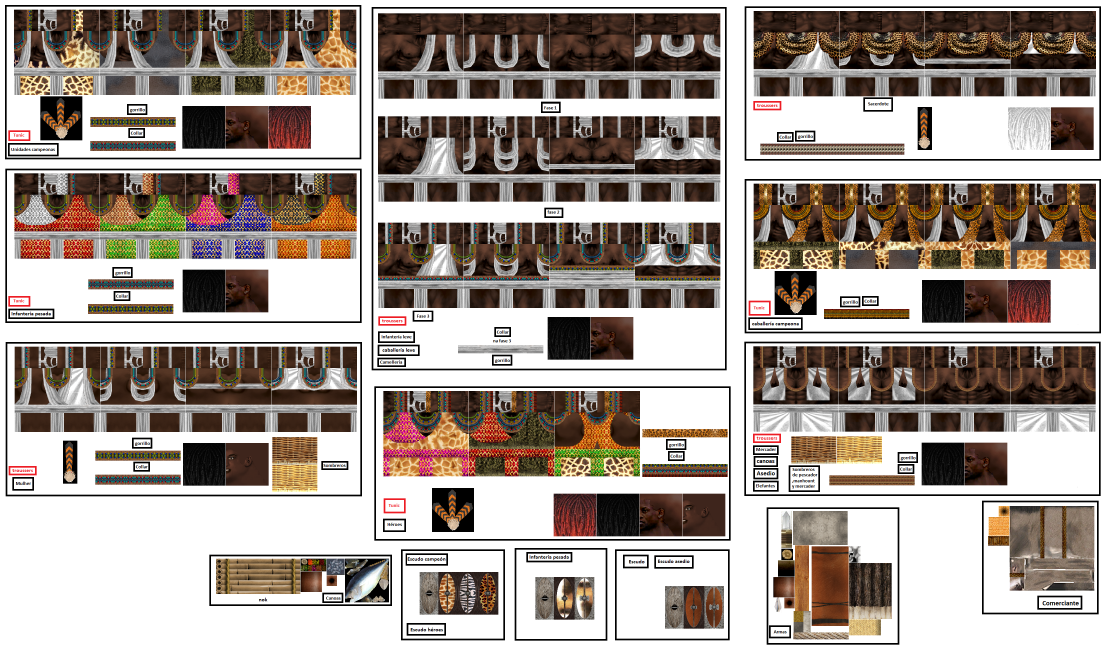
#> input picture tools/recorteimg/img.png, 3336 x 1944 px (shown at 1/3 size)
$ python cortar.py
#> lines starting #> are read from the running program, lines starting #| are printed output that depends on the picture; after the words box and inside, x2 and y2 are one past the last pixel; in counts of white or black regions, pixels touching at a corner belong together
import cv2
import numpy as np
from PIL import Image
import os
import math

# =====================================================
# CONFIGURAÇÃO
# =====================================================

TAMANHO = 256
TOLERANCIA = 25

PASTA_SCRIPT = os.path.dirname(
    os.path.abspath(__file__)
)

INPUT = os.path.join(
    PASTA_SCRIPT,
    "img.png"
)

OUTPUT = os.path.join(
    PASTA_SCRIPT,
    "saida"
)

os.makedirs(
    OUTPUT,
    exist_ok=True
)

# =====================================================
# ABRIR IMAGEM
# =====================================================

img = cv2.imread(INPUT)
#> img is the input picture: shape (1944, 3336, 3); mean B, G, R 147.7, 155, 165.4

if img is None:
    raise RuntimeError(
        f"Não foi possível abrir:\n{INPUT}"
    )

rgb = cv2.cvtColor(
    img,
    cv2.COLOR_BGR2RGB
)

gray = cv2.cvtColor(
    img,
    cv2.COLOR_BGR2GRAY
)

# =====================================================
# REMOVER FUNDO BRANCO
# =====================================================

mask = (
    gray < 245
).astype(np.uint8) * 255
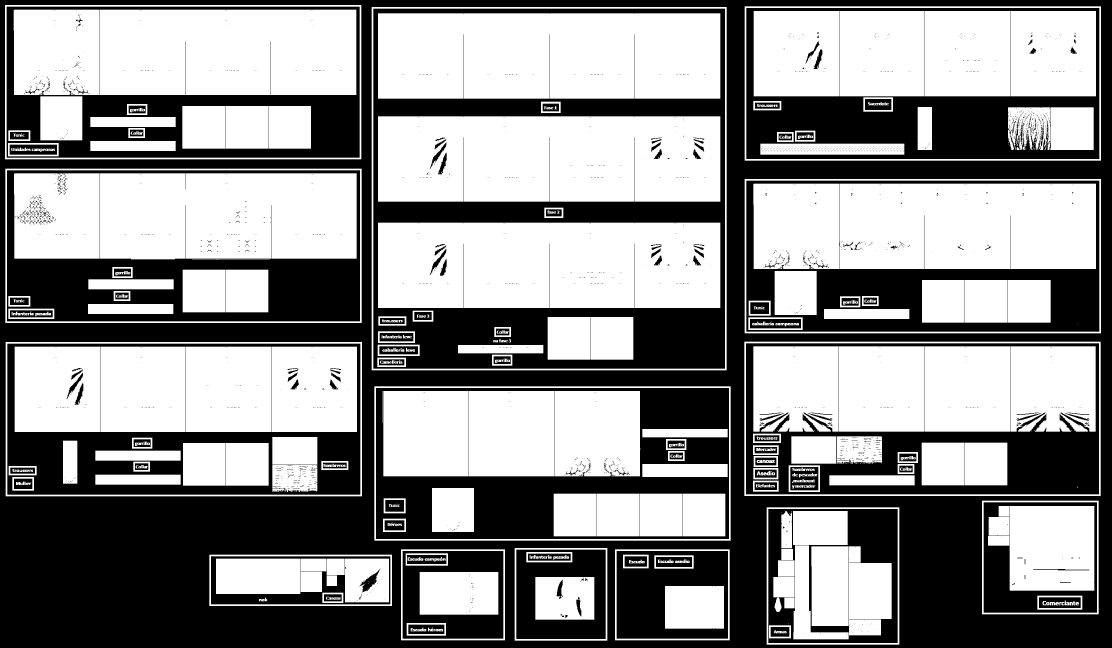
#> mask: shape (1944, 3336) (shown at 1/3 size); 55.4% white; 3034 black regions (2837 under 20 px), largest, box (x1, y1, x2, y2) and area: (0, 0, 3336, 1944) 1235615, (1120, 26, 2175, 1106) 290715, (1128, 1164, 2187, 1617) 175341

kernel = np.ones(
    (3,3),
    np.uint8
)

mask = cv2.morphologyEx(
    mask,
    cv2.MORPH_OPEN,
    kernel
)
#> mask: shape (1944, 3336); 55.2% white; 1753 black regions (1541 under 20 px), largest, box (x1, y1, x2, y2) and area: (0, 0, 3336, 1944) 1235615, (1120, 26, 2175, 1106) 290852, (1128, 1164, 2187, 1617) 176328

# =====================================================
# COMPONENTES CONECTADOS
# =====================================================

# remover linhas pretas finas
kernel = np.ones((5,5), np.uint8)

mask = cv2.morphologyEx(
    mask,
    cv2.MORPH_OPEN,
    kernel
)
#> mask: shape (1944, 3336); 54.8% white; 836 black regions (649 under 20 px), largest, box (x1, y1, x2, y2) and area: (0, 0, 3336, 1944) 1235615, (1120, 26, 2175, 1106) 292638, (1128, 1164, 2187, 1617) 176891

mask = cv2.erode(
    mask,
    np.ones((3,3), np.uint8),
    iterations=1
)
#> mask: shape (1944, 3336); 51.9% white; 544 black regions (162 under 20 px), largest, box (x1, y1, x2, y2) and area: (0, 0, 3336, 1944) 1269239, (1119, 25, 2176, 1107) 311730, (1127, 1163, 2188, 1618) 188696

####
num_labels, labels, stats, centroids = (
    cv2.connectedComponentsWithStats(
        mask,
        connectivity=8
    )
)
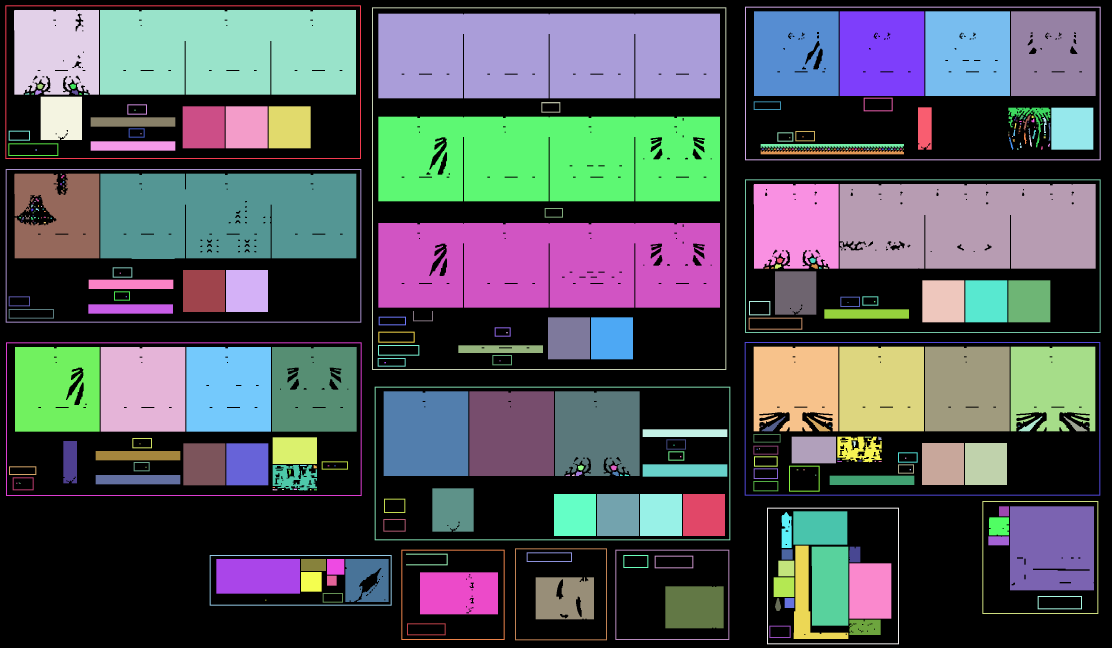
#> labels: shape (1944, 3336) int32 (shown at 1/3 size); 355 distinct labels, from 0 to 354; one colour per label, 0 black
#> num_labels = 355; stats = 355 rows, first 6: [0, 0, 3336, 1944, 3120661], [16, 16, 1067, 461, 9132], [2235, 20, 1067, 461, 9132], [1116, 22, 1063, 1088, 12870], [42, 30, 255, 254, 59763], [300, 30, 768, 254, 193416]; centroids = 355 pairs, first value 50 to 3260.5, second value 150 to 1895

objetos = []

for i in range(1, num_labels):

    x = stats[i, cv2.CC_STAT_LEFT]
    y = stats[i, cv2.CC_STAT_TOP]
    w = stats[i, cv2.CC_STAT_WIDTH]
    h = stats[i, cv2.CC_STAT_HEIGHT]
    area = stats[i, cv2.CC_STAT_AREA]

    if area < 2000:
        continue

    objetos.append(
        (x, y, w, h)
    )
#> this loop made 354 passes
#> after the loop, objetos = 98 items, first 6: (16, 16, 1067, 461), (2235, 20, 1067, 461), (1116, 22, 1063, 1088), (42, 30, 255, 254), (300, 30, 768, 254), (2262, 34, 254, 254)

# =====================================================
# ORDENAÇÃO
# =====================================================

objetos.sort(
    key=lambda o: (
        o[1] // 100,
        o[0]
    )
)

# Detecta componentes conectados
num_labels, labels, stats, centroids = (
    cv2.connectedComponentsWithStats(
        mask,
        connectivity=8
    )
)

objetos = []

for i in range(1, num_labels):

    x = stats[i, cv2.CC_STAT_LEFT]
    y = stats[i, cv2.CC_STAT_TOP]
    w = stats[i, cv2.CC_STAT_WIDTH]
    h = stats[i, cv2.CC_STAT_HEIGHT]
    area = stats[i, cv2.CC_STAT_AREA]

    # Ignorar textos e ruídos
    if area < 2000:
        continue

    objetos.append(
        (x, y, w, h)
    )

# Ordenação
objetos.sort(
    key=lambda o: (
        o[1] // 100,
        o[0]
    )
)

# =====================================================
# Divisão baseada em múltiplos de 256 px
# =====================================================

TAMANHO = 256
TOLERANCIA = 25

objetos_finais = []

for x, y, w, h in objetos:

    # Usa apenas a parte superior para inferir colunas
    altura_util = min(h, 256)

    crop_mask = mask[
        y:y+altura_util,
        x:x+w
    ]

    ocupacao = np.sum(
        crop_mask > 0,
        axis=0
    )

    ativos = np.where(
        ocupacao > altura_util * 0.10
    )[0]

    if len(ativos) == 0:

        largura_util = w
        inicio_x = x
        n_colunas = 1

    else:

        largura_util = (
            ativos[-1]
            - ativos[0]
        )

        inicio_x = (
            x + ativos[0]
        )

        n_colunas = max(
            1,
            round(
                largura_util
                / TAMANHO
            )
        )

    # Está próximo de múltiplos de 256?
    if abs(
        largura_util
        - n_colunas*TAMANHO
    ) <= TOLERANCIA * n_colunas:

        largura_celula = (
            largura_util
            / n_colunas
        )

        for c in range(
            n_colunas
        ):

            objetos_finais.append(
                (
                    int(
                        inicio_x
                        + c * largura_celula
                    ),
                    y,
                    int(
                        largura_celula
                    ),
                    h
                )
            )

    else:

        objetos_finais.append(
            (x, y, w, h)
        )
#> this loop made 98 passes
#> (x, y, w, h, altura_util, largura_util, inicio_x, n_colunas) on passes 1, 2, 3, 4, 5, 6, 7, 8, 9, 10, 12, 16: (16, 16, 1067, 461, 256, 1066, 16, 4), (42, 30, 255, 254, 254, 254, 42, 1), (300, 30, 768, 254, 254, 767, 300, 3), (1116, 22, 1063, 1088, 256, 1062, 1116, 4), (1135, 41, 1025, 254, 254, 1024, 1135, 4), (2235, 20, 1067, 461, 256, 1066, 2235, 4), (2262, 34, 254, 254, 254, 253, 2262, 1), (2519, 34, 254, 254, 254, 253, 2519, 1), (2776, 34, 254, 254, 254, 253, 2776, 1), (3033, 34, 254, 254, 254, 253, 3033, 1), (272, 352, 254, 28, 28, 253, 272, 1), (1135, 350, 1025, 254, 254, 1024, 1135, 4)
#> (x, y, w, h, altura_util, largura_util, inicio_x, n_colunas) on passes 11, 13, 14, 15, 17, 18: (122, 290, 124, 130, 130, 123, 122, 1), (548, 319, 126, 126, 126, 125, 548, 1), (677, 319, 126, 126, 126, 125, 677, 1), (806, 319, 126, 126, 126, 125, 806, 1), (2754, 322, 41, 127, 127, 40, 2754, 1), (3025, 323, 126, 119, 119, 125, 3025, 1)
#> pass 1, `crop_mask = mask[ y:y+altura_util, x:x+w ]`:
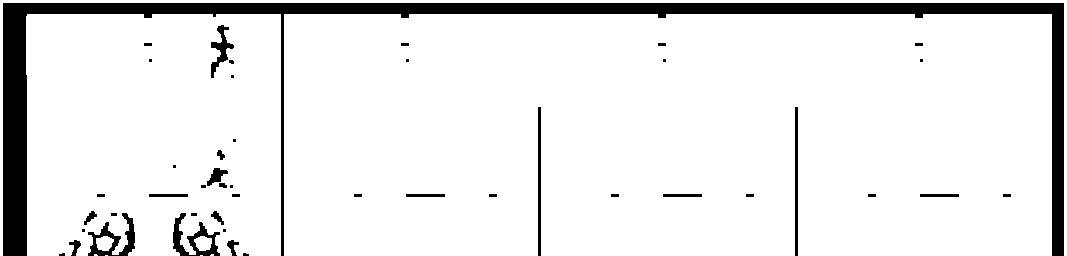
#> crop_mask: shape (256, 1067); 90.6% white; 45 black regions (16 under 20 px), largest, box (x1, y1, x2, y2) and area: (3, 3, 1064, 256) 21187, (88, 213, 135, 256) 745, (173, 213, 220, 256) 745
#> pass 3, `crop_mask = mask[ y:y+altura_util, x:x+w ]`:
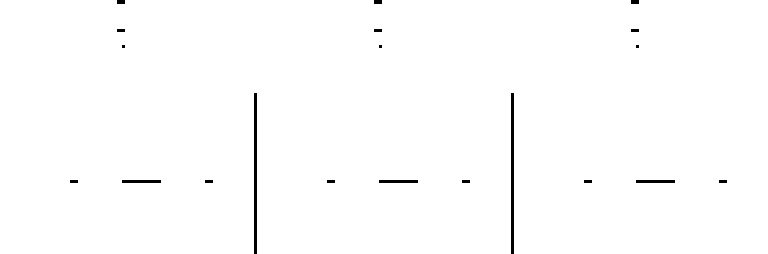
#> crop_mask: shape (254, 768); 99.2% white; 20 black regions (3 under 20 px), largest, box (x1, y1, x2, y2) and area: (254, 93, 257, 254) 483, (511, 93, 514, 254) 483, (122, 180, 161, 183) 117

# =====================================================
# EXPORTAÇÃO
# =====================================================

contador = 1

for x, y, w, h in objetos_finais:

    crop = rgb[
        y:y+h,
        x:x+w
    ]

    if crop.size == 0:
        continue

    pil = Image.fromarray(
        crop
    ).convert("RGBA")

    dados = np.array(
        pil
    )

    r = dados[:,:,0]
    g = dados[:,:,1]
    b = dados[:,:,2]

    branco = (
        (r > 240) &
        (g > 240) &
        (b > 240)
    )

    # Preserva transparências existentes
    dados[:,:,3] = np.where(
        branco,
        0,
        dados[:,:,3]
    )

    pil = Image.fromarray(
        dados
    )

    bbox = pil.getbbox()

    if bbox is None:
        continue

    pil = pil.crop(
        bbox
    )

    if (
        pil.width < 32
        or
        pil.height < 32
    ):
        continue

    pil.thumbnail(
        (256,256),
        Image.Resampling.LANCZOS
    )

    final = Image.new(
        "RGBA",
        (256,256),
        (0,0,0,0)
    )

    px = (
        256 - pil.width
    ) // 2

    py = (
        256 - pil.height
    ) // 2

    final.paste(
        pil,
        (px, py),
        pil
    )

    nome = (
        f"01_{contador:03d}.png"
    )

    caminho = os.path.join(
        OUTPUT,
        nome
    )

    final.save(
        caminho
    )

    print(
        f"Salvo: {nome}"
    )

    contador += 1
#> this loop made 138 passes
#> (x, y, w, h) on passes 1 to 12: (16, 16, 266, 461), (282, 16, 266, 461), (549, 16, 266, 461), (815, 16, 266, 461), (42, 30, 254, 254), (300, 30, 255, 254), (555, 30, 255, 254), (811, 30, 255, 254), (1116, 22, 265, 1088), (1381, 22, 265, 1088), (1647, 22, 265, 1088), (1912, 22, 265, 1088)
#| Salvo: 01_001.png
#| Salvo: 01_002.png
#| Salvo: 01_003.png
#| Salvo: 01_004.png
#| Salvo: 01_005.png
#| Salvo: 01_006.png
#| Salvo: 01_007.png
#| Salvo: 01_008.png
#> (further printed lines are left out)
#> pass 1, `g = dados[:,:,1]`:
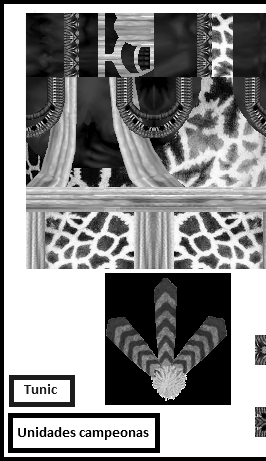
#> g: shape (461, 266); min 0, max 255, mean 138.9
#> after the loop: branco: shape (46, 94) bool; every value is 0
#> after the loop:
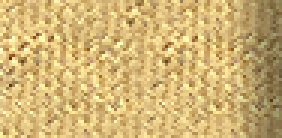
#> crop: shape (46, 94, 3) (shown 3 times larger); mean R, G, B 209.3, 180.1, 117.4
#> after the loop:
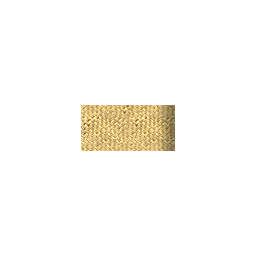
#> final: PIL image 256x256 RGBA; mean R, G, B, A 13.8, 11.9, 7.7, 16.8; transparent parts drawn white

print(
    f"\nConcluído: {contador-1} texturas exportadas."
)
#| Concluído: 125 texturas exportadas.

$ run again, with tools/recorteimg/1.png copied over tools/recorteimg/img.png
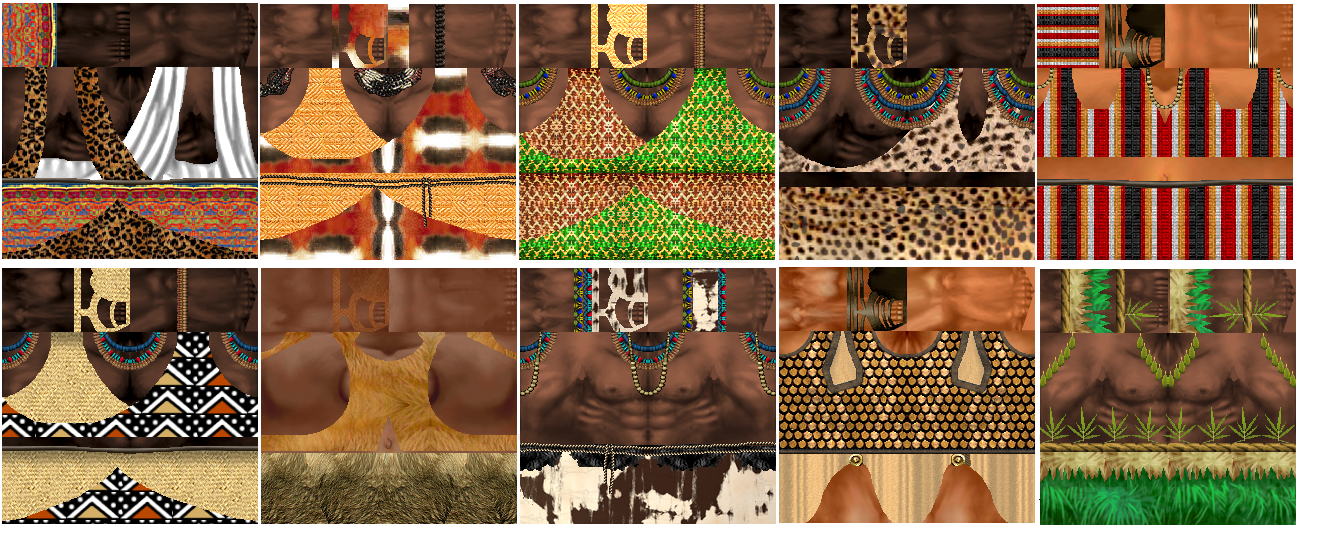
#> input picture tools/recorteimg/1.png, 1344 x 546 px
#> img is the input picture: shape (546, 1344, 3); mean B, G, R 78.9, 108.1, 137.6
#> `num_labels, labels, stats, centroids = ( cv2.connectedComponentsWithSt..`:
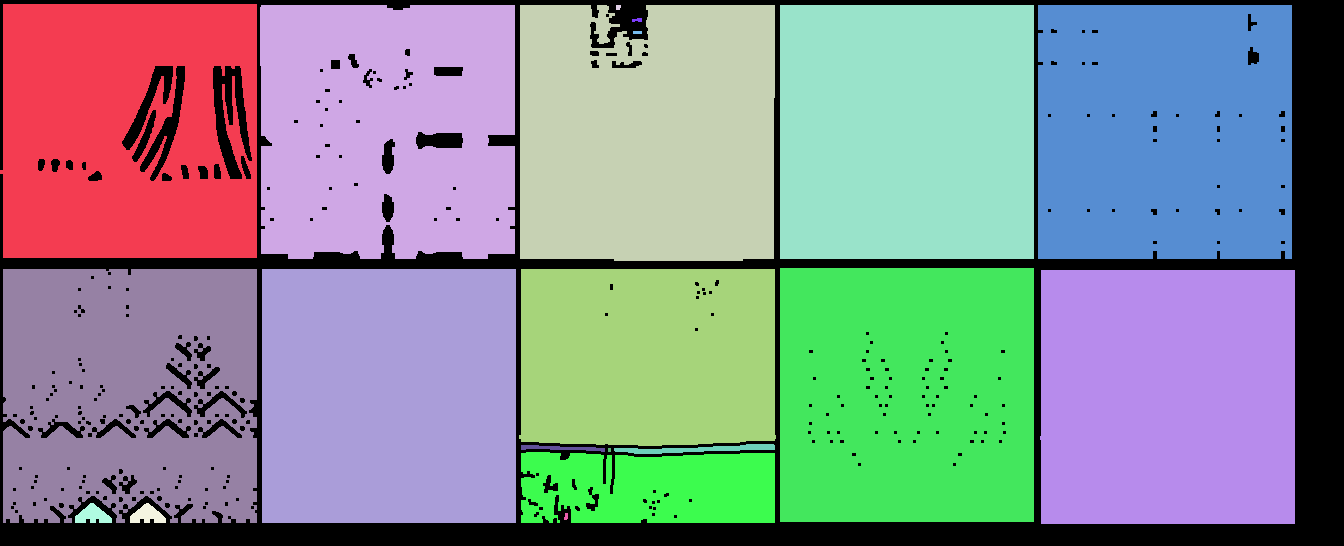
#> labels: shape (546, 1344) int32; 21 distinct labels, from 0 to 20; one colour per label, 0 black
#> num_labels = 21; stats = 21 rows, first 6: [0, 0, 1344, 546, 110367], [0, 4, 257, 254, 58731], [260, 5, 255, 254, 60712], [520, 5, 255, 256, 62997], [616, 5, 5, 5, 23], [780, 5, 254, 254, 64516]; centroids = 21 rows, first 8: [750.6, 324.6], [124.2, 131.1], [386.4, 129], [647.6, 134.9], [617.8, 6.87], [906.5, 131.5], [1164.1, 131.6], [636.9, 19.59]
#> the loop `for i in range(1, num_labels): ` made 20 passes
#> (x, y, w, h, area) on passes 1 to 8: (0, 4, 257, 254, 58731), (260, 5, 255, 254, 60712), (520, 5, 255, 256, 62997), (616, 5, 5, 5, 23), (780, 5, 254, 254, 64516), (1038, 5, 254, 254, 63677), (632, 18, 10, 4, 32), (633, 31, 9, 3, 27)
#> after the loop `for i in range(1, num_labels):`: objetos = [(0, 4, 257, 254), (260, 5, 255, 254), (520, 5, 255, 256), (780, 5, 254, 254), (1038, 5, 254, 254), (3, 269, 254, 254), (262, 269, 254, 254), (519, 269, 257, 177), (780, 268, 254, 254), (1040, 270, 255, 254), (521, 452, 254, 71)]
#> the loop `for x, y, w, h in objetos:` made 11 passes
#> (x, y, w, h, altura_util, largura_util, inicio_x, largura_celula) on passes 1 to 8: (0, 4, 257, 254, 254, 253, 3, 253), (260, 5, 255, 254, 254, 254, 260, 254), (520, 5, 255, 256, 256, 254, 520, 254), (780, 5, 254, 254, 254, 253, 780, 253), (1038, 5, 254, 254, 254, 253, 1038, 253), (3, 269, 254, 254, 254, 253, 3, 253), (262, 269, 254, 254, 254, 253, 262, 253), (519, 269, 257, 177, 177, 253, 521, 253)
#> after the loop `for x, y, w, h in objetos:`: objetos_finais = [(3, 4, 253, 254), (260, 5, 254, 254), (520, 5, 254, 256), (780, 5, 253, 254), (1038, 5, 253, 254), (3, 269, 253, 254), (262, 269, 253, 254), (521, 269, 253, 177), (780, 268, 253, 254), (1041, 270, 253, 254), (521, 452, 253, 71)]
#> the loop `for x, y, w, h in objetos_finais: ` made 11 passes
#> (x, y, w, h, bbox, py, nome) on passes 1 to 8: (3, 4, 253, 254, (0, 0, 253, 254), 1, '01_001.png'), (260, 5, 254, 254, (0, 0, 254, 254), 1, '01_002.png'), (520, 5, 254, 256, (0, 0, 254, 255), 0, '01_003.png'), (780, 5, 253, 254, (0, 0, 253, 254), 1, '01_004.png'), (1038, 5, 253, 254, (0, 0, 253, 254), 1, '01_005.png'), (3, 269, 253, 254, (0, 0, 253, 254), 1, '01_006.png'), (262, 269, 253, 254, (0, 0, 253, 254), 1, '01_007.png'), (521, 269, 253, 177, (0, 0, 253, 177), 39, '01_008.png')
#> (printed output is left out)
#> after the loop `for x, y, w, h in objetos_finais:`:
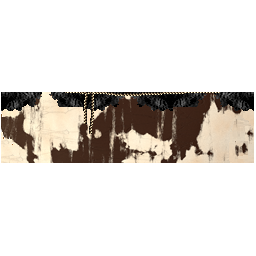
#> final: PIL image 256x256 RGBA; mean R, G, B, A 37.4, 32.8, 28, 69.9; transparent parts drawn white
#> after the loop `for x, y, w, h in objetos_finais:`: contador = 12
#| Concluído: 11 texturas exportadas.
